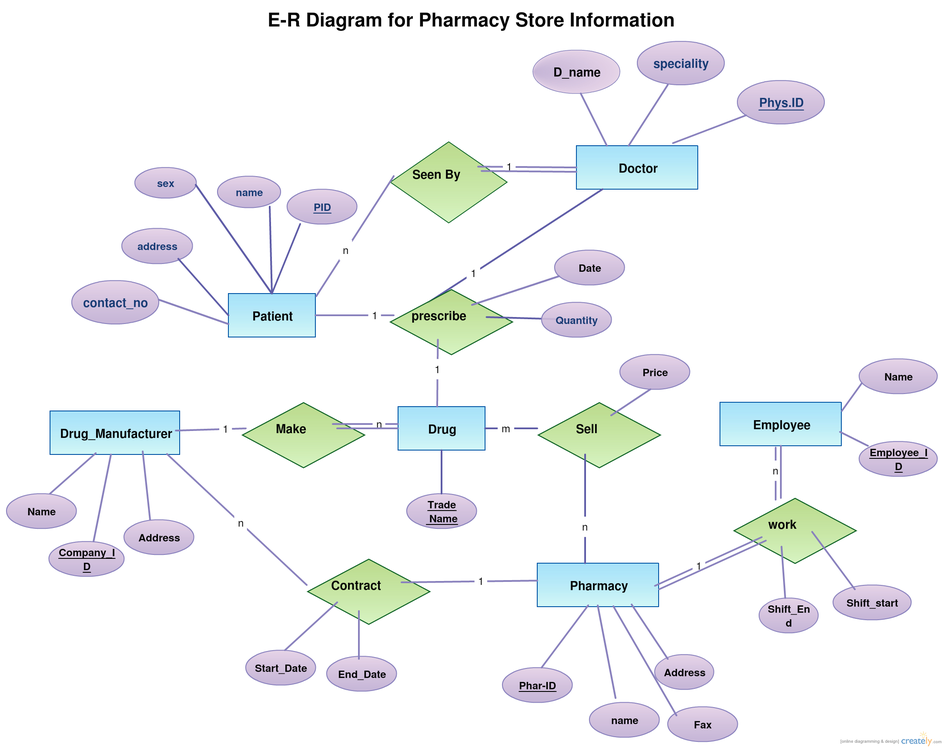
#> input picture neel/img1.png, 944 x 748 px, shrunk from 2170 x 1720 before the run
$ python line_detection.py
#> lines starting #> are read from the running program, lines starting #| are printed output that depends on the picture; after the words box and inside, x2 and y2 are one past the last pixel; in counts of white or black regions, pixels touching at a corner belong together
import cv2
import numpy as np

# Load the image
img = cv2.imread('neel/img1.png', cv2.IMREAD_GRAYSCALE)
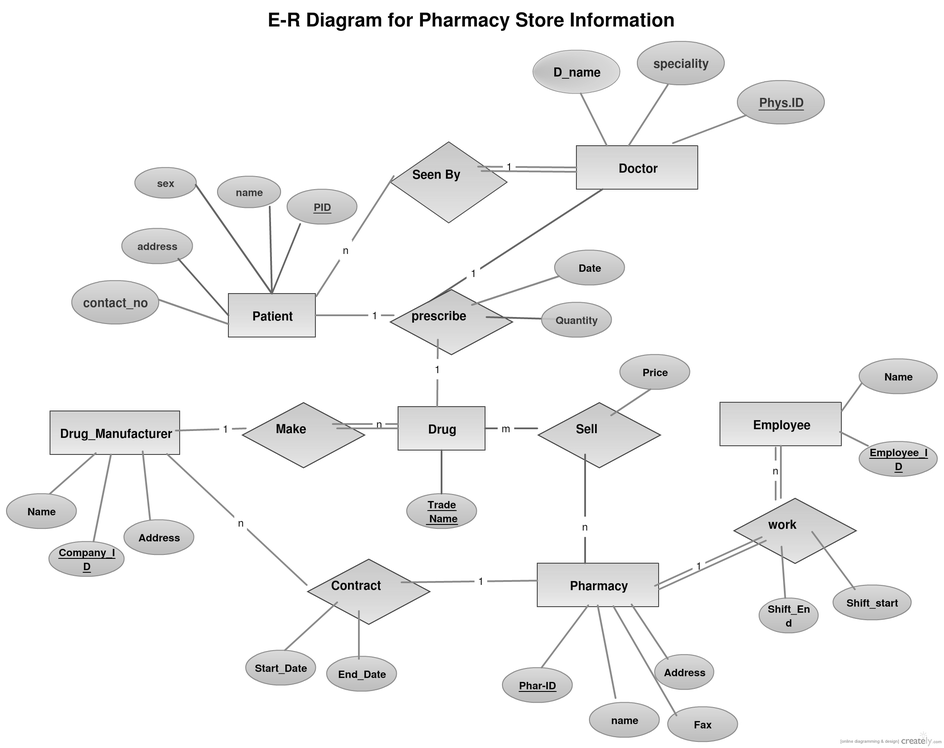
#> img: shape (748, 944); min 0, max 255, mean 243.5

# Use edge detection
edges = cv2.Canny(img, 50, 150, apertureSize=3)
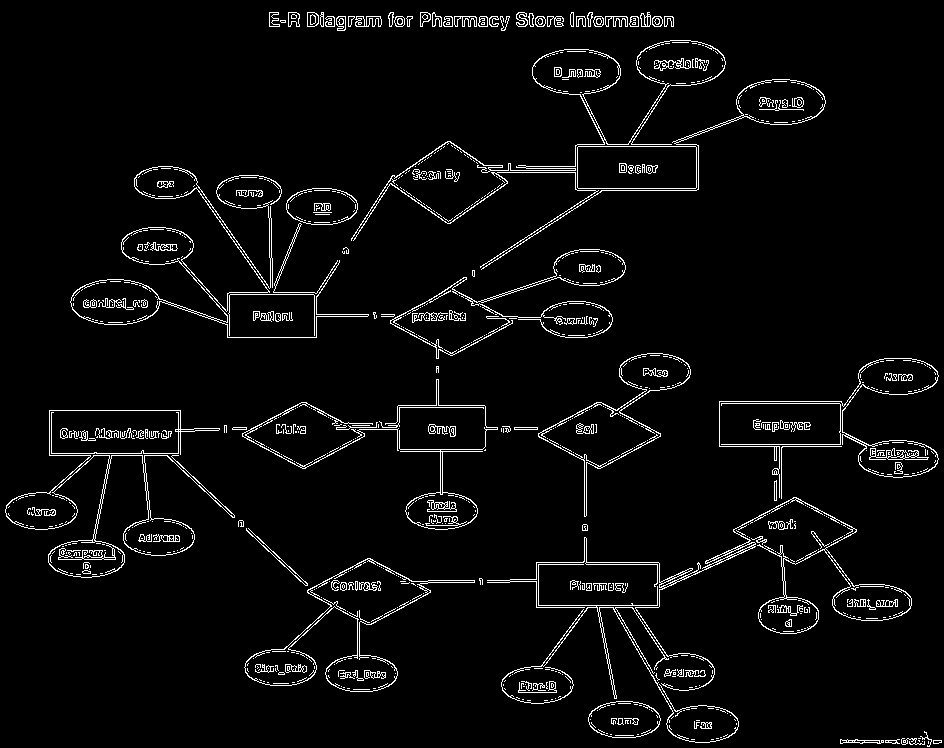
#> edges: shape (748, 944); 4.1% white in thin lines or dots

# Use Hough Line Transform to detect lines
lines = cv2.HoughLines(edges, 1, np.pi / 180, 200)
#> lines = [[16, 1.57], [485, 0.995], [429, 1.57], [26, 1.57], [457, 1.55]]

if lines is not None:
    for rho, theta in lines[:, 0]:
        a = np.cos(theta)
        b = np.sin(theta)
        x0 = a * rho
        y0 = b * rho
        x1 = int(x0 + 1000 * (-b))
        y1 = int(y0 + 1000 * (a))
        x2 = int(x0 - 1000 * (-b))
        y2 = int(y0 - 1000 * (a))
        cv2.line(img, (x1, y1), (x2, y2), (0, 0, 255), 2)
#> this loop made 5 passes
#> (rho, theta, a, b, x0, y0, x1, y1) on passes 1 to 5: (16, 1.57, -4.37e-08, 1, -6.99e-07, 16, -1000, 15), (485, 0.995, 0.545, 0.839, 264.1, 406.8, -574, 951), (429, 1.57, -4.37e-08, 1, -1.88e-05, 429, -1000, 428), (26, 1.57, -4.37e-08, 1, -1.14e-06, 26, -1000, 25), (457, 1.55, 0.0175, 1, 7.98, 456.9, -991, 474)
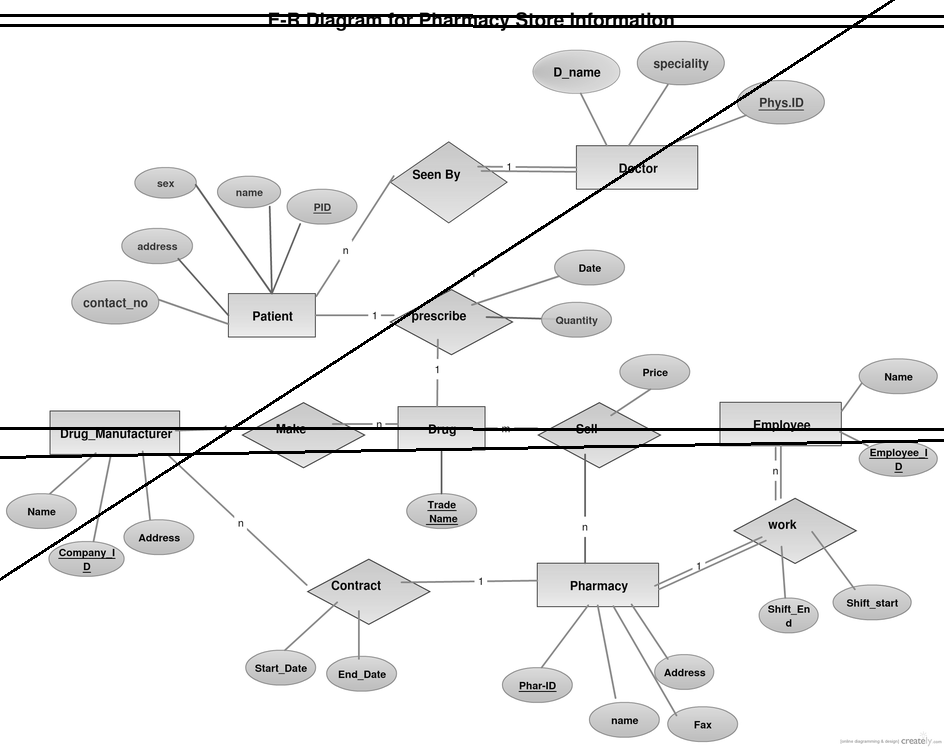
#> img: shape (748, 944); 1.98% of pixels changed, all inside (x1, y1, x2, y2) = (0, 0, 944, 581)

# Save the result to a file instead of displaying it
cv2.imwrite('neel/detected_lines.png', img)
print("Lines detected and saved as 'detected_lines.png'.")

$ run again, with neel/img10.png copied over neel/img1.png
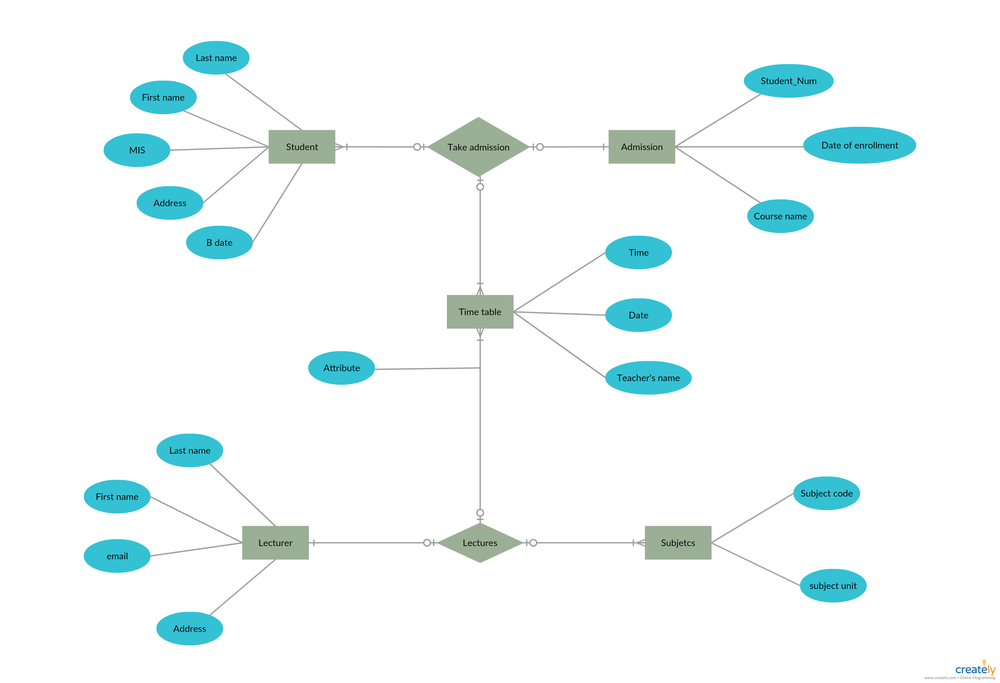
#> input picture neel/img10.png, 1000 x 683 px, shrunk from 3030 x 2070 before the run
#> `edges = cv2.Canny(img, 50, 150, apertureSize=3)`:
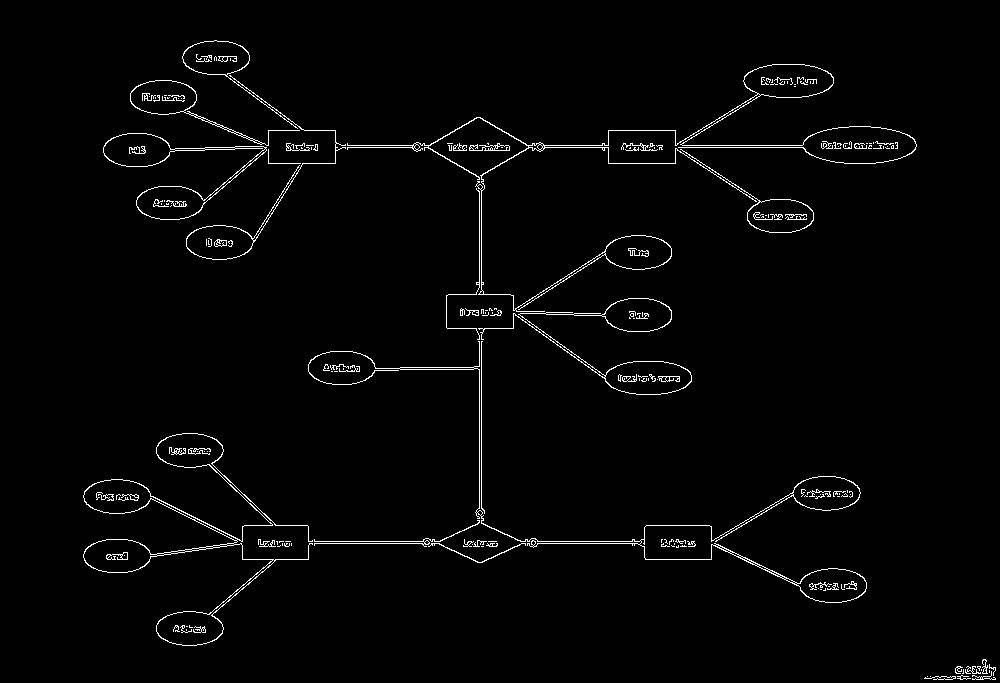
#> edges: shape (683, 1000); 2% white in thin lines or dots, all inside (x1, y1, x2, y2) = (83, 40, 996, 680)
#> lines = [[145, 1.57], [147, 1.57], [541, 1.57], [481, 0], [543, 1.57], [479, 0]]
#> the loop `for rho, theta in lines[:, 0]:` made 6 passes
#> (rho, theta, a, b, x0, y0, x1, y1) on passes 1 to 6: (145, 1.57, -4.37e-08, 1, -6.34e-06, 145, -1000, 144), (147, 1.57, -4.37e-08, 1, -6.43e-06, 147, -1000, 146), (541, 1.57, -4.37e-08, 1, -2.36e-05, 541, -1000, 540), (481, 0, 1, 0, 481, 0, 481, 1000), (543, 1.57, -4.37e-08, 1, -2.37e-05, 543, -1000, 542), (479, 0, 1, 0, 479, 0, 479, 1000)
#> after the loop `for rho, theta in lines[:, 0]:`:
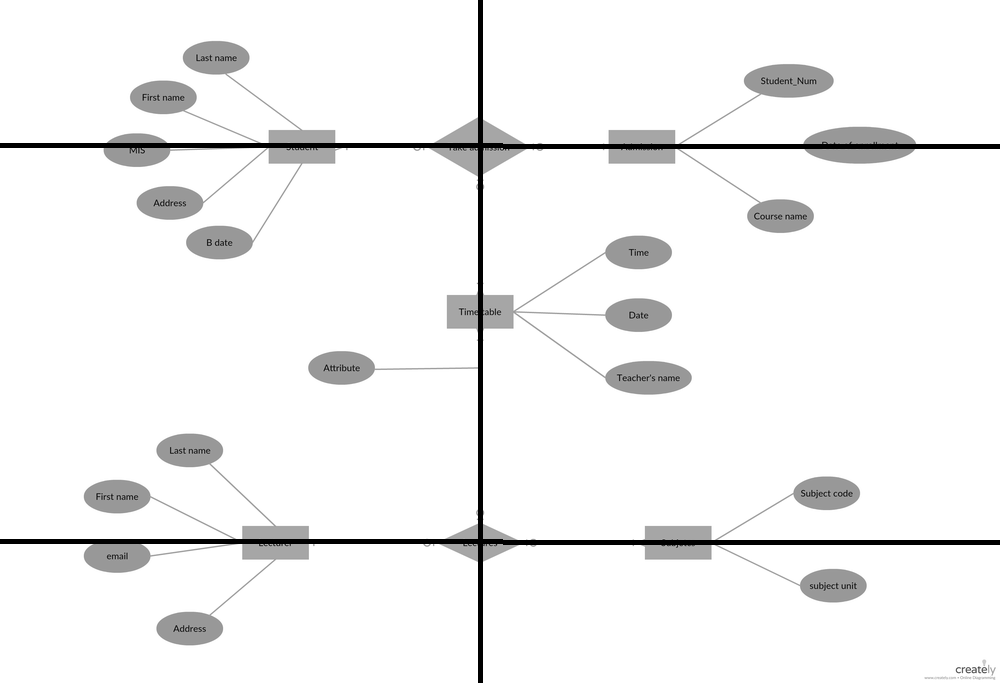
#> img: shape (683, 1000); min 0, max 255, mean 242.5

$ run again, with neel/img11.png copied over neel/img1.png
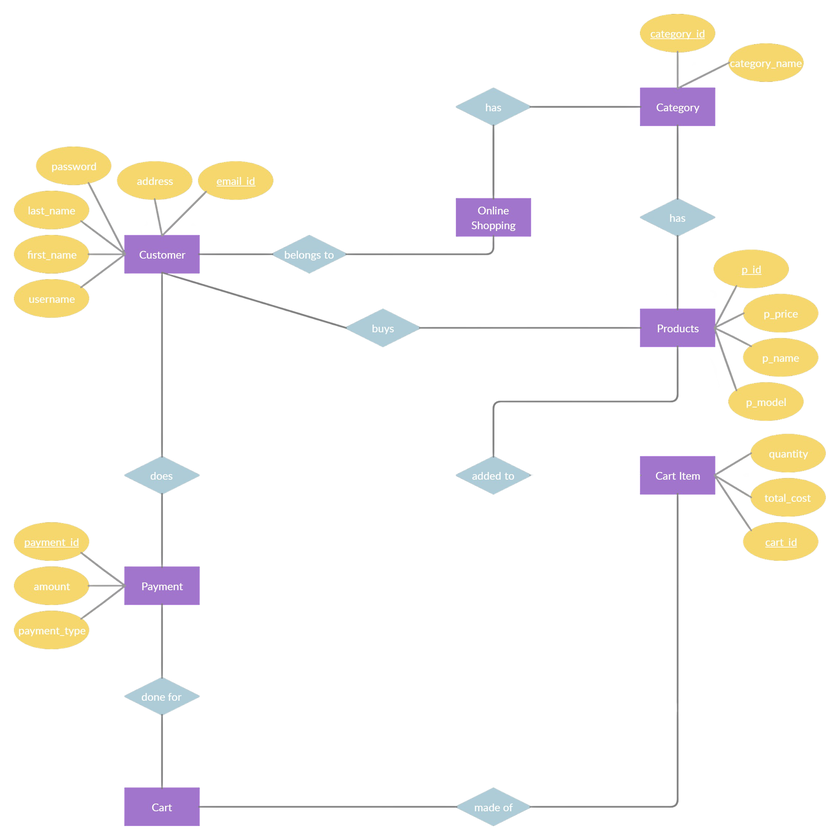
#> input picture neel/img11.png, 840 x 840 px, shrunk from 2281 x 2280 before the run
#> `edges = cv2.Canny(img, 50, 150, apertureSize=3)`:
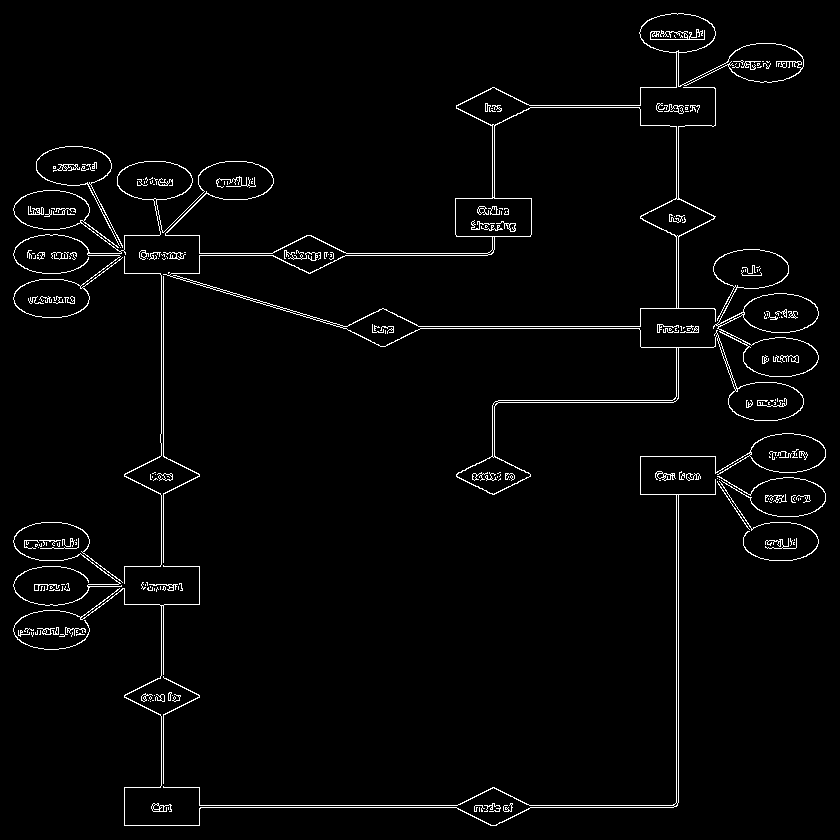
#> edges: shape (840, 840); 2.5% white in thin lines or dots
#> lines = [[678, 0], [676, 0], [805, 1.57], [807, 1.57], [163, 0], [161, 0], [253, 1.57], [255, 1.57], [326, 1.57], [328, 1.57], [400, 1.57]]
#> the loop `for rho, theta in lines[:, 0]:` made 11 passes
#> (rho, theta, a, b, x0, y0, x1, y1) on passes 1 to 8: (678, 0, 1, 0, 678, 0, 678, 1000), (676, 0, 1, 0, 676, 0, 676, 1000), (805, 1.57, -4.37e-08, 1, -3.52e-05, 805, -1000, 804), (807, 1.57, -4.37e-08, 1, -3.53e-05, 807, -1000, 806), (163, 0, 1, 0, 163, 0, 163, 1000), (161, 0, 1, 0, 161, 0, 161, 1000), (253, 1.57, -4.37e-08, 1, -1.11e-05, 253, -1000, 252), (255, 1.57, -4.37e-08, 1, -1.11e-05, 255, -1000, 254)
#> after the loop `for rho, theta in lines[:, 0]:`:
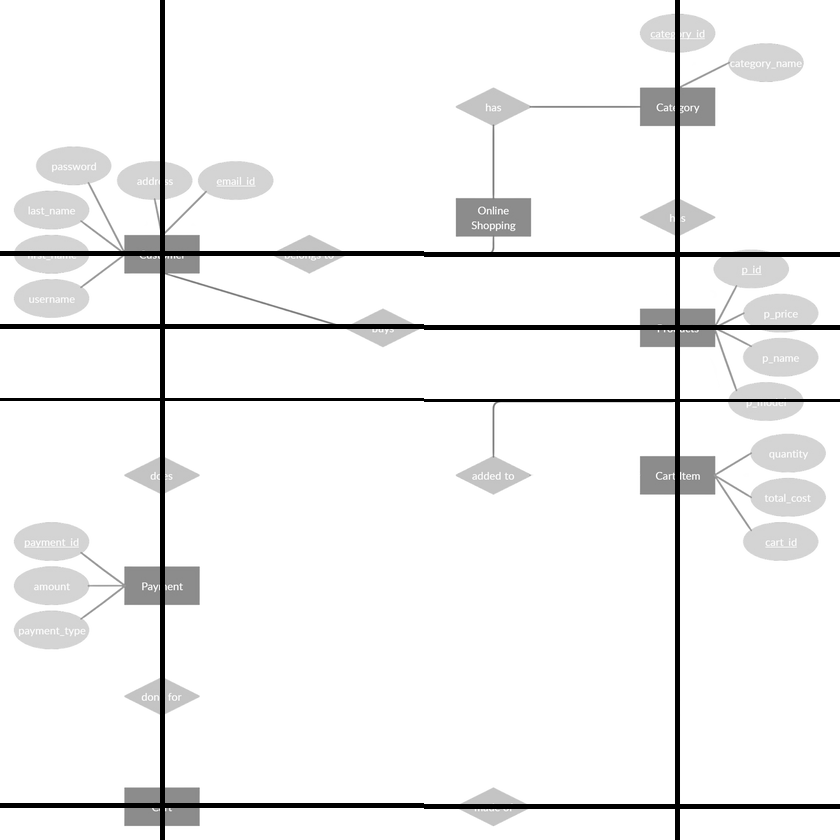
#> img: shape (840, 840); min 0, max 255, mean 240.1

$ run again, with neel/img12.png copied over neel/img1.png
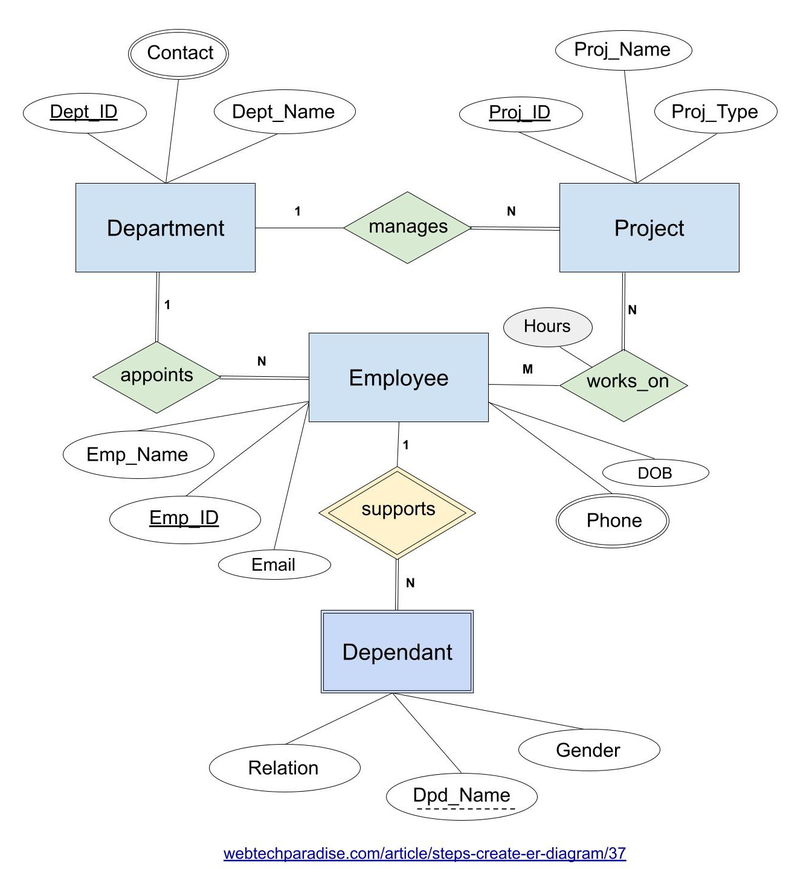
#> input picture neel/img12.png, 812 x 869 px, shrunk from 1344 x 1439 before the run
#> `edges = cv2.Canny(img, 50, 150, apertureSize=3)`:
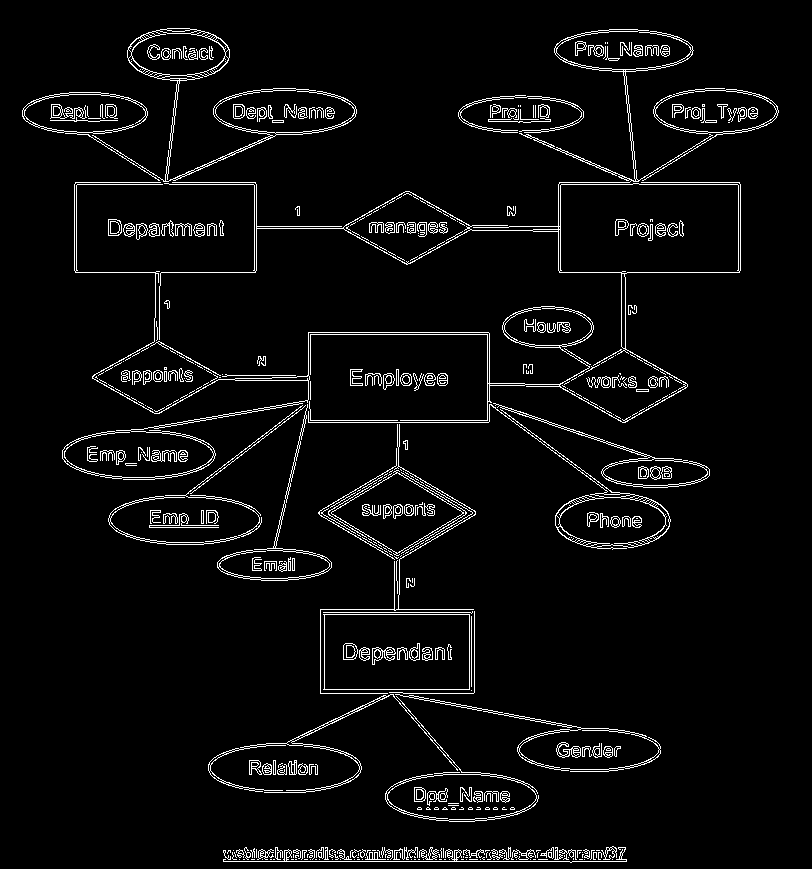
#> edges: shape (869, 812); 4.6% white in thin lines or dots, all inside (x1, y1, x2, y2) = (22, 28, 779, 863)
#> lines = 13 rows, first 8: [861, 1.57], [272, 1.57], [184, 1.57], [182, 1.57], [226, 1.57], [221, 1.59], [859, 1.57], [850, 1.57]
#> the loop `for rho, theta in lines[:, 0]:` made 13 passes
#> (rho, theta, a, b, x0, y0, x1, y1) on passes 1 to 8: (861, 1.57, -4.37e-08, 1, -3.76e-05, 861, -1000, 860), (272, 1.57, -4.37e-08, 1, -1.19e-05, 272, -1000, 271), (184, 1.57, -4.37e-08, 1, -8.04e-06, 184, -1000, 183), (182, 1.57, -4.37e-08, 1, -7.96e-06, 182, -1000, 181), (226, 1.57, -4.37e-08, 1, -9.88e-06, 226, -1000, 225), (221, 1.59, -0.0175, 1, -3.86, 221, -1003, 203), (859, 1.57, -4.37e-08, 1, -3.75e-05, 859, -1000, 858), (850, 1.57, -4.37e-08, 1, -3.72e-05, 850, -1000, 849)
#> after the loop `for rho, theta in lines[:, 0]:`:
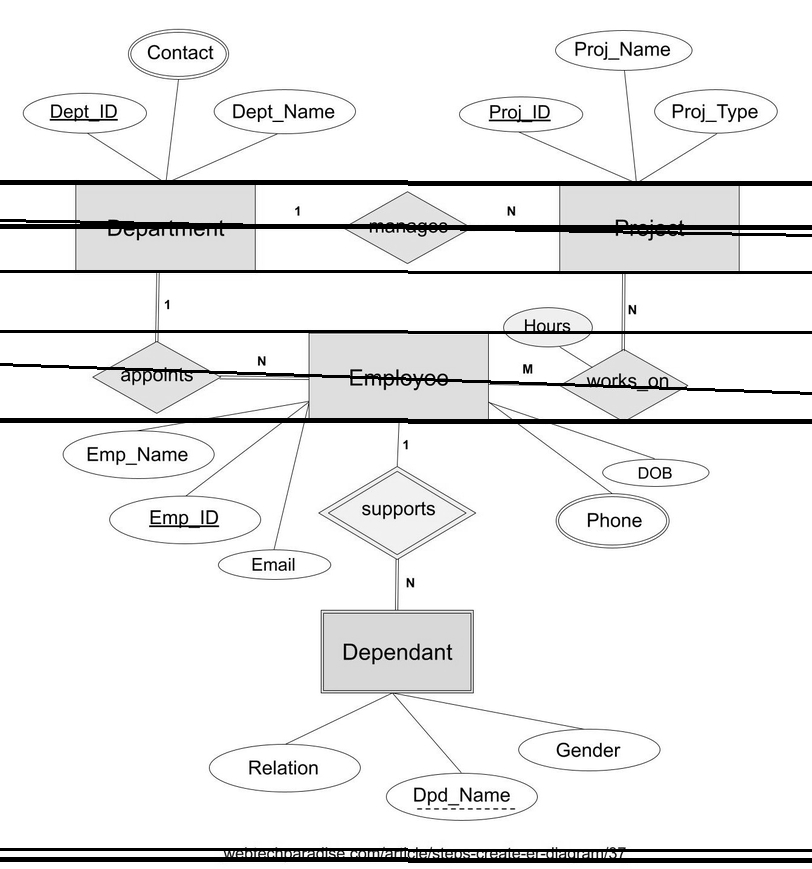
#> img: shape (869, 812); min 0, max 255, mean 236.1
